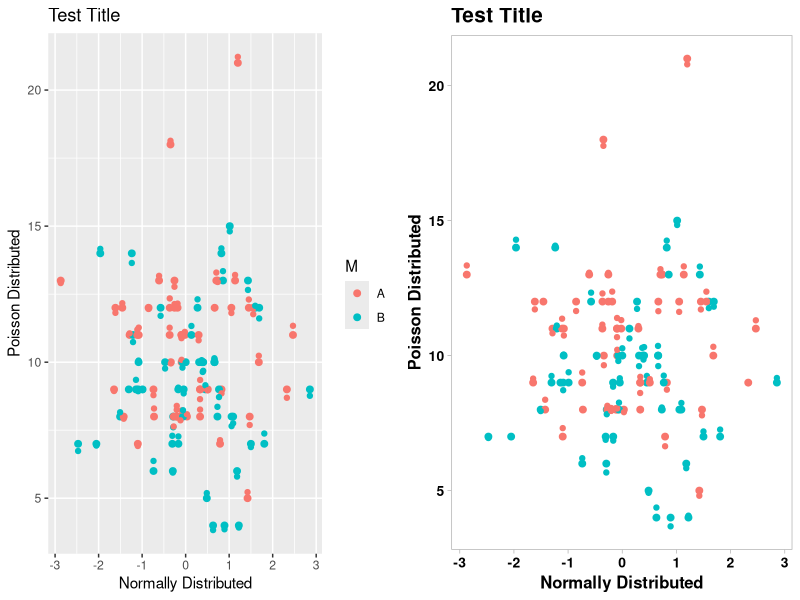
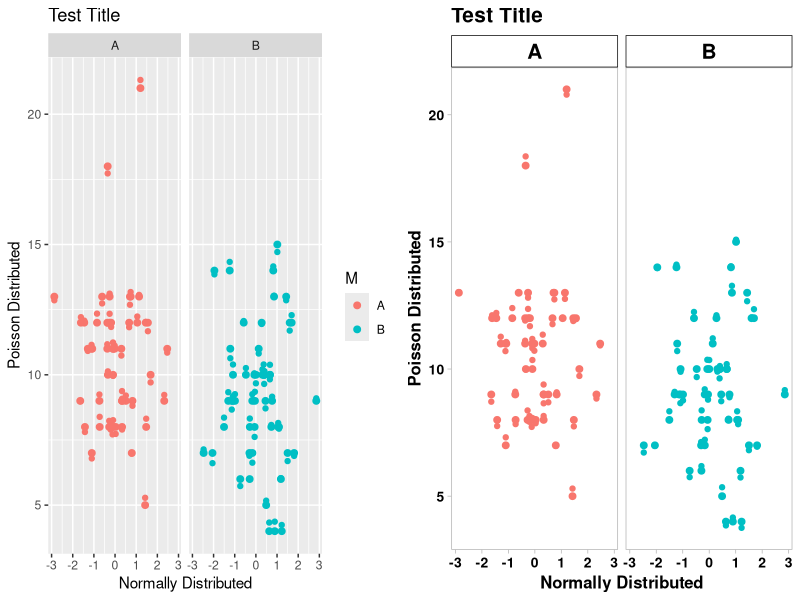
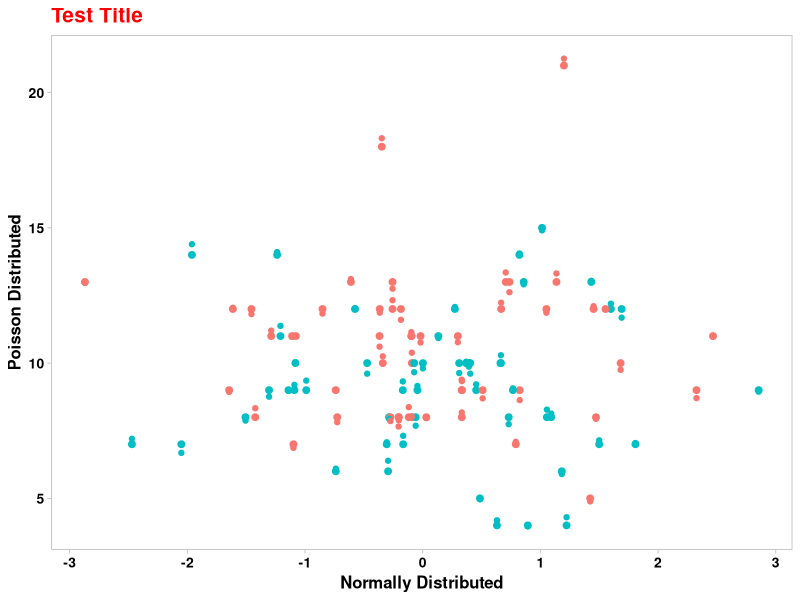
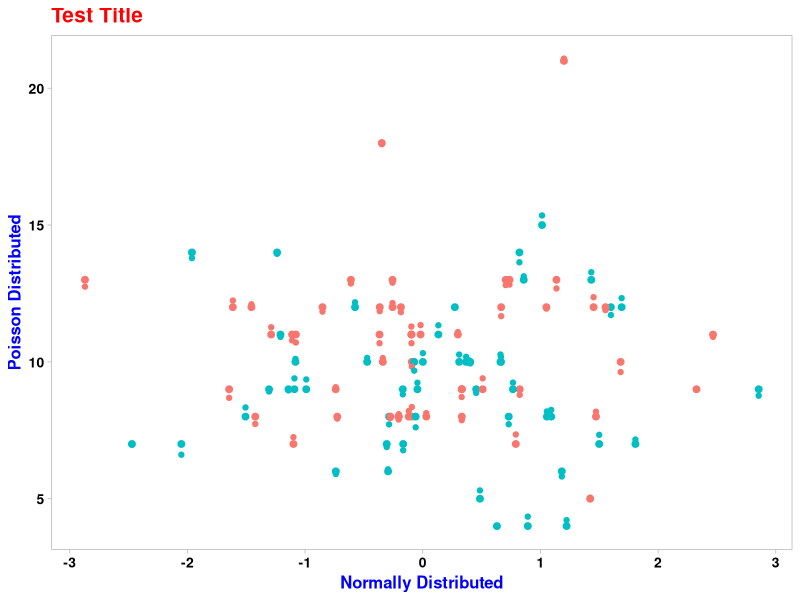

The R script that drew these images, in order:
## ---- chunk 1

suppressMessages(library(tidyverse))
suppressMessages(library(gridExtra))

### Master Plot Format ###

master_plot_theme <- theme_light() +
  theme(
    # large plot title
    plot.title   = element_text(color  = "black",
                                face   = "bold",
                                size   = 15,
                                family = NULL,
                                hjust  = NULL,
                                vjust  = NULL),
    # x axis label
    axis.title.x = element_text(color  = "black",
                                face   = "bold",
                                size   = 12,
                                family = NULL,
                                hjust  = NULL,
                                vjust  = NULL),
    # y axis label
    axis.title.y = element_text(color  = "black",
                                face   = "bold",
                                size   = 12,
                                family = NULL,
                                angle  = NULL,
                                hjust  = NULL,
                                vjust  = NULL),
    # x axis tick labels
    axis.text.x  = element_text(face   = "bold",
                                color  = "black",
                                size   = 10,
                                family = NULL,
                                angle  = NULL,
                                hjust  = NULL,
                                vjust  = NULL),
    # y axis tick labels
    axis.text.y  = element_text(color  = "black",
                                face   = "bold",
                                size   = 10,
                                family = NULL,
                                angle  = NULL,
                                hjust  = NULL,
                                vjust  = NULL),
    # text for facet strips
    strip.text   = element_text(color  = "black",
                                face   = "bold",
                                size   = 15,
                                family = NULL,
                                hjust  = NULL,
                                vjust  = NULL),
    # background for facet strips
    strip.background = element_rect(color    = "black",
                                    fill     = "white",
                                    linetype = "solid"),
    # major and minor gridlines; can be added back w/ element_line(...)
    panel.grid.major.x = element_blank(),
    panel.grid.major.y = element_blank(),
    panel.grid.minor.x = element_blank(),
    panel.grid.minor.y = element_blank(),
    legend.position    = "none")

## ---- chunk 2

# simulate some data
simFrame <- data_frame(
  S = rnorm(100),
  A = rpois(100, lambda = 10),
  M = rep(c("A", "B"), 50)
) %>% mutate(M = factor(M))

# without using the template
withoutFmtScatter <- ggplot(data = simFrame,
                            aes(x = S,
                                y = A,
                                color = M))  +
  geom_point(size = 2)  +
  geom_jitter()         + 
  ggtitle("Test Title") +
  labs(x = "Normally Distributed",
       y = "Poisson Distributed")

# using the template
withFmtScatter <- ggplot(data = simFrame,
                         aes(x = S,
                             y = A,
                             color = M))  +
  geom_point(size = 2)  +
  geom_jitter()         + 
  ggtitle("Test Title") +
  labs(x = "Normally Distributed",
       y = "Poisson Distributed") +
  master_plot_theme

# without using the template - faceted
withoutFmtFacet <- ggplot(data = simFrame,
                          aes(x = S,
                              y = A,
                              color = M))  +
  geom_point(size = 2)  +
  geom_jitter()         + 
  facet_wrap(M~.)       +
  ggtitle("Test Title") +
  labs(x = "Normally Distributed",
       y = "Poisson Distributed")

# using the template - faceted
withFmtFacet <- ggplot(data = simFrame,
                       aes(x = S,
                           y = A,
                           color = M))  +
  geom_point(size = 2)  +
  geom_jitter()         + 
  facet_wrap(M~.)       +
  ggtitle("Test Title") +
  labs(x = "Normally Distributed",
       y = "Poisson Distributed") +
  master_plot_theme



## ---- chunk 3

grid.arrange(withoutFmtScatter,
             withFmtScatter,
             nrow = 1,
             ncol = 2)

## ---- chunk 4

grid.arrange(withoutFmtFacet,
             withFmtFacet,
             nrow = 1,
             ncol = 2)

## ---- chunk 5

withFmtScatter +
  theme(plot.title = element_text(color = "red"),
        axis.title = element_text(color  = "blue"))

withFmtScatter +
  theme(plot.title = element_text(color = "red"),
        axis.title.x = element_text(color  = "blue"),
        axis.title.y = element_text(color  = "blue"))

